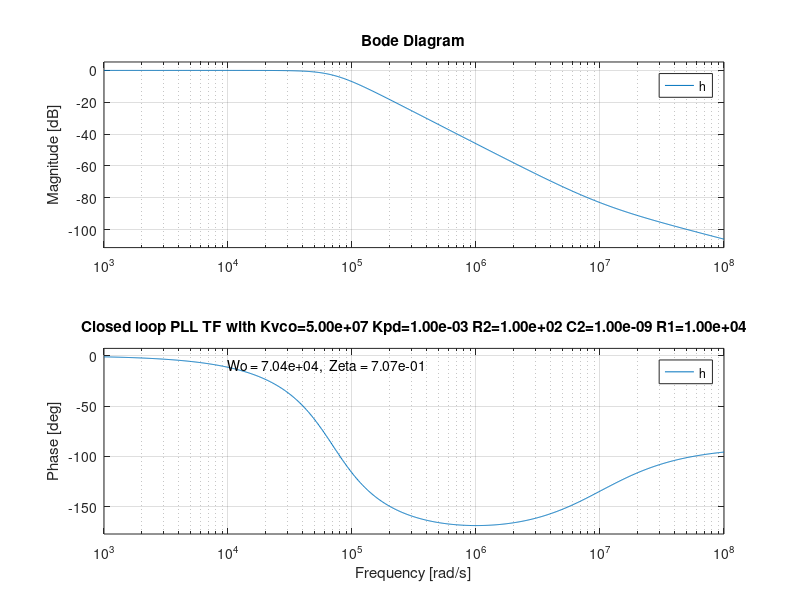
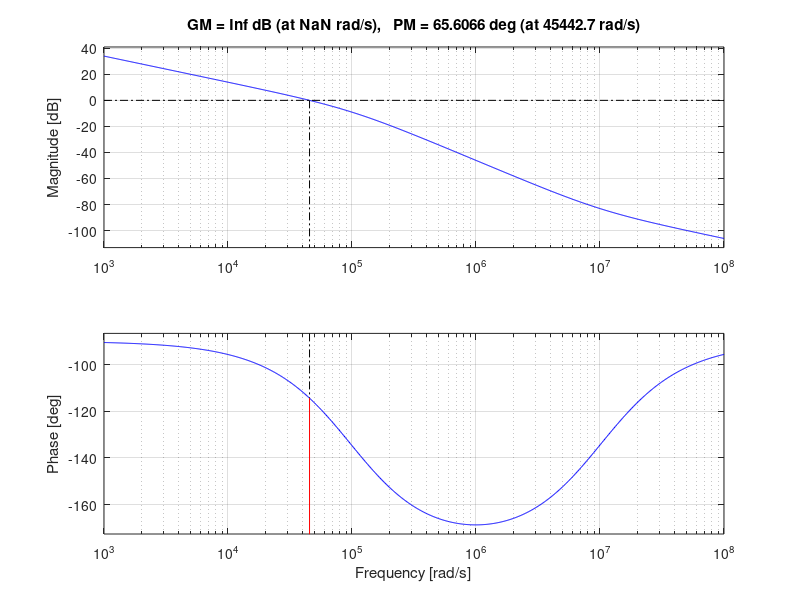

Here is the MATLAB script that generated these plots, in order:
% make a bode plot of a transfer function
close all;  % close all open figures
clear all;
% adjust values in line below as required
Kvco=5.0e7; Kpd=0.001; R2=100; C2=1.0e-9; R1=10000;
Tp=(R1+R2)*C2;
Tz=(R2*C2);
KK=Kvco*Kpd;
% closed loop TF
s=sprintf('Closed loop PLL TF with Kvco=%8.2e Kpd=%8.2e R2=%8.2e C2=%8.2e R1=%8.2e', Kvco,Kpd, R2, C2, R1);
num1=KK*Tz/Tp;
num0=KK/Tp;
den2=1;
den1=(1+KK*Tz)/Tp;
den0=num0;
num = [num1 num0];
den = [den2 den1 den0];
tf(num, den);
h = tf(num,den);
bode(h);

w0 = sqrt(KK/Tp);
zeta = (w0/2)*(Tz+ 1/(KK));
s2=sprintf('Wo = %8.2e,  Zeta = %8.2e', w0, zeta);
%title({s;s2},'FontSize',8);
title(s);
fprintf('Wo = %8.2e,  Zeta = %8.2e,  KK= %8.2e\n', w0, zeta, KK);
text(1.0e4, -10, s2);

% open lop TF
figure(2);
so=sprintf('Open loop PLL TF with Kvco=%8.2e Kpd=%8.2e R2=%8.2e C2=%8.2e R1=%8.2e', Kvco,Kpd, R2, C2, R1);
num1=KK*Tz;
num0=KK;
den2=Tp;
den1=1;
den0=0;
num = [num1 num0];
den = [den2 den1 den0];
tf(num, den);
h = tf(num,den);
%bode(h);
margin(h);
%title(so);

